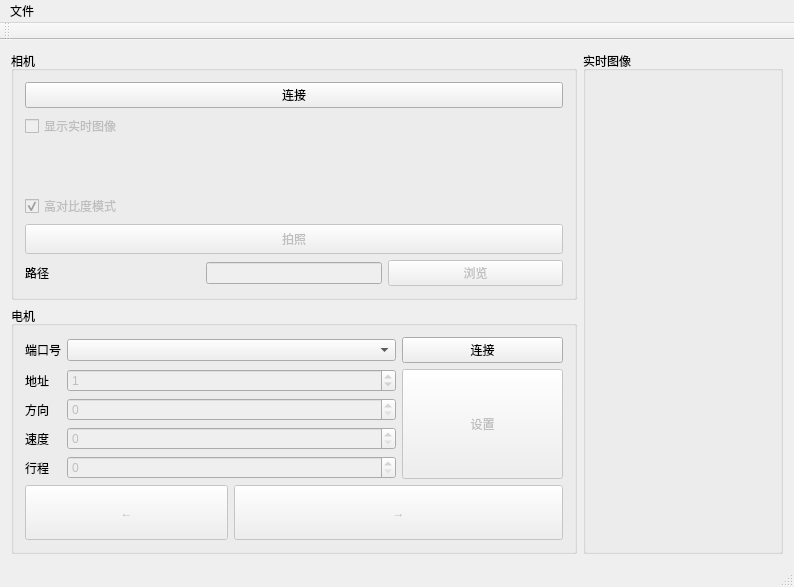
<?xml version="1.0" encoding="UTF-8"?>
<ui version="4.0">
 <class>AutoFocusClass</class>
 <widget class="QMainWindow" name="AutoFocusClass">
  <property name="geometry">
   <rect>
    <x>0</x>
    <y>0</y>
    <width>794</width>
    <height>587</height>
   </rect>
  </property>
  <property name="windowTitle">
   <string>AutoFocus</string>
  </property>
  <widget class="QWidget" name="centralWidget">
   <layout class="QGridLayout" name="gridLayout_4">
    <item row="0" column="1" rowspan="2">
     <widget class="QGroupBox" name="groupImage">
      <property name="sizePolicy">
       <sizepolicy hsizetype="Expanding" vsizetype="Expanding">
        <horstretch>0</horstretch>
        <verstretch>0</verstretch>
       </sizepolicy>
      </property>
      <property name="minimumSize">
       <size>
        <width>200</width>
        <height>200</height>
       </size>
      </property>
      <property name="maximumSize">
       <size>
        <width>2048</width>
        <height>2048</height>
       </size>
      </property>
      <property name="sizeIncrement">
       <size>
        <width>1</width>
        <height>0</height>
       </size>
      </property>
      <property name="title">
       <string>实时图像</string>
      </property>
      <layout class="QGridLayout" name="gridLayout">
       <item row="0" column="0">
        <widget class="QLabel" name="labelImage">
         <property name="minimumSize">
          <size>
           <width>50</width>
           <height>50</height>
          </size>
         </property>
         <property name="maximumSize">
          <size>
           <width>2048</width>
           <height>2048</height>
          </size>
         </property>
         <property name="text">
          <string/>
         </property>
         <property name="pixmap">
          <pixmap>Resources/image/lena.jpg</pixmap>
         </property>
         <property name="scaledContents">
          <bool>true</bool>
         </property>
        </widget>
       </item>
      </layout>
     </widget>
    </item>
    <item row="1" column="0">
     <widget class="QGroupBox" name="groupMotor">
      <property name="sizePolicy">
       <sizepolicy hsizetype="Preferred" vsizetype="Preferred">
        <horstretch>3</horstretch>
        <verstretch>0</verstretch>
       </sizepolicy>
      </property>
      <property name="title">
       <string>电机</string>
      </property>
      <layout class="QGridLayout" name="gridLayout_2">
       <item row="3" column="1" colspan="2">
        <widget class="QSpinBox" name="spinMotorDirction">
         <property name="enabled">
          <bool>false</bool>
         </property>
         <property name="maximum">
          <number>1</number>
         </property>
        </widget>
       </item>
       <item row="2" column="1" colspan="2">
        <widget class="QSpinBox" name="spinMotorAdress">
         <property name="enabled">
          <bool>false</bool>
         </property>
         <property name="maximum">
          <number>10</number>
         </property>
         <property name="value">
          <number>1</number>
         </property>
        </widget>
       </item>
       <item row="3" column="0">
        <widget class="QLabel" name="labelMotorDirction">
         <property name="enabled">
          <bool>true</bool>
         </property>
         <property name="sizePolicy">
          <sizepolicy hsizetype="Fixed" vsizetype="Preferred">
           <horstretch>0</horstretch>
           <verstretch>0</verstretch>
          </sizepolicy>
         </property>
         <property name="text">
          <string>方向</string>
         </property>
        </widget>
       </item>
       <item row="6" column="2" colspan="2">
        <widget class="QPushButton" name="buttonMotorRight">
         <property name="enabled">
          <bool>false</bool>
         </property>
         <property name="sizePolicy">
          <sizepolicy hsizetype="Expanding" vsizetype="Expanding">
           <horstretch>1</horstretch>
           <verstretch>0</verstretch>
          </sizepolicy>
         </property>
         <property name="text">
          <string>→</string>
         </property>
        </widget>
       </item>
       <item row="4" column="1" colspan="2">
        <widget class="QSpinBox" name="spinMotorSpeed">
         <property name="enabled">
          <bool>false</bool>
         </property>
        </widget>
       </item>
       <item row="5" column="1" colspan="2">
        <widget class="QSpinBox" name="spinMotorStep">
         <property name="enabled">
          <bool>false</bool>
         </property>
        </widget>
       </item>
       <item row="4" column="0">
        <widget class="QLabel" name="labelMotorSpeed">
         <property name="enabled">
          <bool>true</bool>
         </property>
         <property name="sizePolicy">
          <sizepolicy hsizetype="Fixed" vsizetype="Preferred">
           <horstretch>0</horstretch>
           <verstretch>0</verstretch>
          </sizepolicy>
         </property>
         <property name="text">
          <string>速度</string>
         </property>
        </widget>
       </item>
       <item row="0" column="3">
        <widget class="QPushButton" name="buttonMotorConnect">
         <property name="text">
          <string>连接</string>
         </property>
        </widget>
       </item>
       <item row="2" column="3" rowspan="4">
        <widget class="QPushButton" name="buttonMotorSet">
         <property name="enabled">
          <bool>false</bool>
         </property>
         <property name="sizePolicy">
          <sizepolicy hsizetype="Minimum" vsizetype="Expanding">
           <horstretch>0</horstretch>
           <verstretch>0</verstretch>
          </sizepolicy>
         </property>
         <property name="text">
          <string>设置</string>
         </property>
        </widget>
       </item>
       <item row="2" column="0">
        <widget class="QLabel" name="labelMotorAdress">
         <property name="enabled">
          <bool>true</bool>
         </property>
         <property name="sizePolicy">
          <sizepolicy hsizetype="Fixed" vsizetype="Preferred">
           <horstretch>0</horstretch>
           <verstretch>0</verstretch>
          </sizepolicy>
         </property>
         <property name="text">
          <string>地址</string>
         </property>
        </widget>
       </item>
       <item row="0" column="0">
        <widget class="QLabel" name="labelMotorCom">
         <property name="sizePolicy">
          <sizepolicy hsizetype="Fixed" vsizetype="Preferred">
           <horstretch>0</horstretch>
           <verstretch>0</verstretch>
          </sizepolicy>
         </property>
         <property name="text">
          <string>端口号</string>
         </property>
        </widget>
       </item>
       <item row="6" column="0" colspan="2">
        <widget class="QPushButton" name="buttonMotorLeft">
         <property name="enabled">
          <bool>false</bool>
         </property>
         <property name="sizePolicy">
          <sizepolicy hsizetype="Expanding" vsizetype="Expanding">
           <horstretch>1</horstretch>
           <verstretch>0</verstretch>
          </sizepolicy>
         </property>
         <property name="text">
          <string>←</string>
         </property>
        </widget>
       </item>
       <item row="5" column="0">
        <widget class="QLabel" name="labelMotorStep">
         <property name="enabled">
          <bool>true</bool>
         </property>
         <property name="sizePolicy">
          <sizepolicy hsizetype="Fixed" vsizetype="Preferred">
           <horstretch>0</horstretch>
           <verstretch>0</verstretch>
          </sizepolicy>
         </property>
         <property name="text">
          <string>行程</string>
         </property>
        </widget>
       </item>
       <item row="0" column="1" colspan="2">
        <widget class="QComboBox" name="comMotorCom">
         <property name="sizePolicy">
          <sizepolicy hsizetype="Expanding" vsizetype="Fixed">
           <horstretch>0</horstretch>
           <verstretch>0</verstretch>
          </sizepolicy>
         </property>
        </widget>
       </item>
      </layout>
     </widget>
    </item>
    <item row="0" column="0">
     <widget class="QGroupBox" name="groupCamera">
      <property name="sizePolicy">
       <sizepolicy hsizetype="Preferred" vsizetype="Preferred">
        <horstretch>3</horstretch>
        <verstretch>0</verstretch>
       </sizepolicy>
      </property>
      <property name="title">
       <string>相机</string>
      </property>
      <layout class="QGridLayout" name="gridLayout_3">
       <item row="5" column="2">
        <widget class="QPushButton" name="buttonCameraPath">
         <property name="enabled">
          <bool>false</bool>
         </property>
         <property name="text">
          <string>浏览</string>
         </property>
        </widget>
       </item>
       <item row="0" column="0" colspan="3">
        <widget class="QPushButton" name="buttonCameraConnect">
         <property name="sizePolicy">
          <sizepolicy hsizetype="Preferred" vsizetype="Fixed">
           <horstretch>0</horstretch>
           <verstretch>0</verstretch>
          </sizepolicy>
         </property>
         <property name="text">
          <string>连接</string>
         </property>
        </widget>
       </item>
       <item row="5" column="1">
        <widget class="QLineEdit" name="lineEditCameraPath">
         <property name="enabled">
          <bool>false</bool>
         </property>
         <property name="sizePolicy">
          <sizepolicy hsizetype="Preferred" vsizetype="Fixed">
           <horstretch>0</horstretch>
           <verstretch>0</verstretch>
          </sizepolicy>
         </property>
        </widget>
       </item>
       <item row="1" column="0" colspan="3">
        <widget class="QCheckBox" name="checkBoxShowImage">
         <property name="enabled">
          <bool>false</bool>
         </property>
         <property name="text">
          <string>显示实时图像</string>
         </property>
        </widget>
       </item>
       <item row="3" column="0">
        <widget class="QCheckBox" name="checkBoxHighContrast">
         <property name="enabled">
          <bool>false</bool>
         </property>
         <property name="text">
          <string>高对比度模式</string>
         </property>
         <property name="checked">
          <bool>true</bool>
         </property>
        </widget>
       </item>
       <item row="4" column="0" colspan="3">
        <widget class="QPushButton" name="buttonCameraPhoto">
         <property name="enabled">
          <bool>false</bool>
         </property>
         <property name="sizePolicy">
          <sizepolicy hsizetype="Preferred" vsizetype="Fixed">
           <horstretch>0</horstretch>
           <verstretch>0</verstretch>
          </sizepolicy>
         </property>
         <property name="minimumSize">
          <size>
           <width>0</width>
           <height>30</height>
          </size>
         </property>
         <property name="text">
          <string>拍照</string>
         </property>
        </widget>
       </item>
       <item row="5" column="0">
        <widget class="QLabel" name="labelCameraPath">
         <property name="text">
          <string>路径</string>
         </property>
        </widget>
       </item>
       <item row="2" column="0">
        <spacer name="verticalSpacer">
         <property name="orientation">
          <enum>Qt::Vertical</enum>
         </property>
         <property name="sizeHint" stdset="0">
          <size>
           <width>20</width>
           <height>40</height>
          </size>
         </property>
        </spacer>
       </item>
      </layout>
     </widget>
    </item>
   </layout>
  </widget>
  <widget class="QMenuBar" name="menuBar">
   <property name="geometry">
    <rect>
     <x>0</x>
     <y>0</y>
     <width>794</width>
     <height>23</height>
    </rect>
   </property>
   <widget class="QMenu" name="menu">
    <property name="title">
     <string>文件</string>
    </property>
    <addaction name="actionFileOpen"/>
    <addaction name="separator"/>
    <addaction name="actionExit"/>
   </widget>
   <addaction name="menu"/>
  </widget>
  <widget class="QToolBar" name="mainToolBar">
   <attribute name="toolBarArea">
    <enum>TopToolBarArea</enum>
   </attribute>
   <attribute name="toolBarBreak">
    <bool>false</bool>
   </attribute>
  </widget>
  <widget class="QStatusBar" name="statusBar"/>
  <action name="actionFileOpen">
   <property name="text">
    <string>打开</string>
   </property>
   <property name="toolTip">
    <string>打开图像文件</string>
   </property>
   <property name="shortcut">
    <string>Ctrl+O</string>
   </property>
  </action>
  <action name="actionExit">
   <property name="text">
    <string>退出</string>
   </property>
  </action>
 </widget>
 <layoutdefault spacing="6" margin="11"/>
 <resources>
  <include location="AutoFocus.qrc"/>
 </resources>
 <connections>
  <connection>
   <sender>actionExit</sender>
   <signal>triggered()</signal>
   <receiver>AutoFocusClass</receiver>
   <slot>close()</slot>
   <hints>
    <hint type="sourcelabel">
     <x>-1</x>
     <y>-1</y>
    </hint>
    <hint type="destinationlabel">
     <x>396</x>
     <y>293</y>
    </hint>
   </hints>
  </connection>
 </connections>
</ui>
